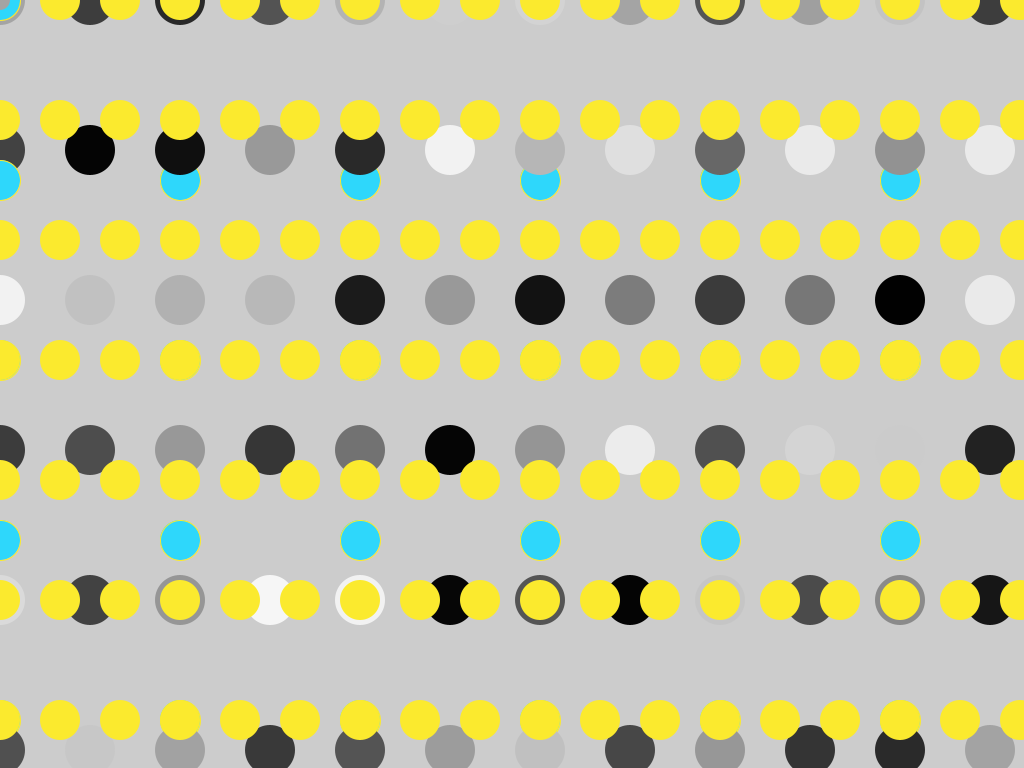
Frame 1 (no input)
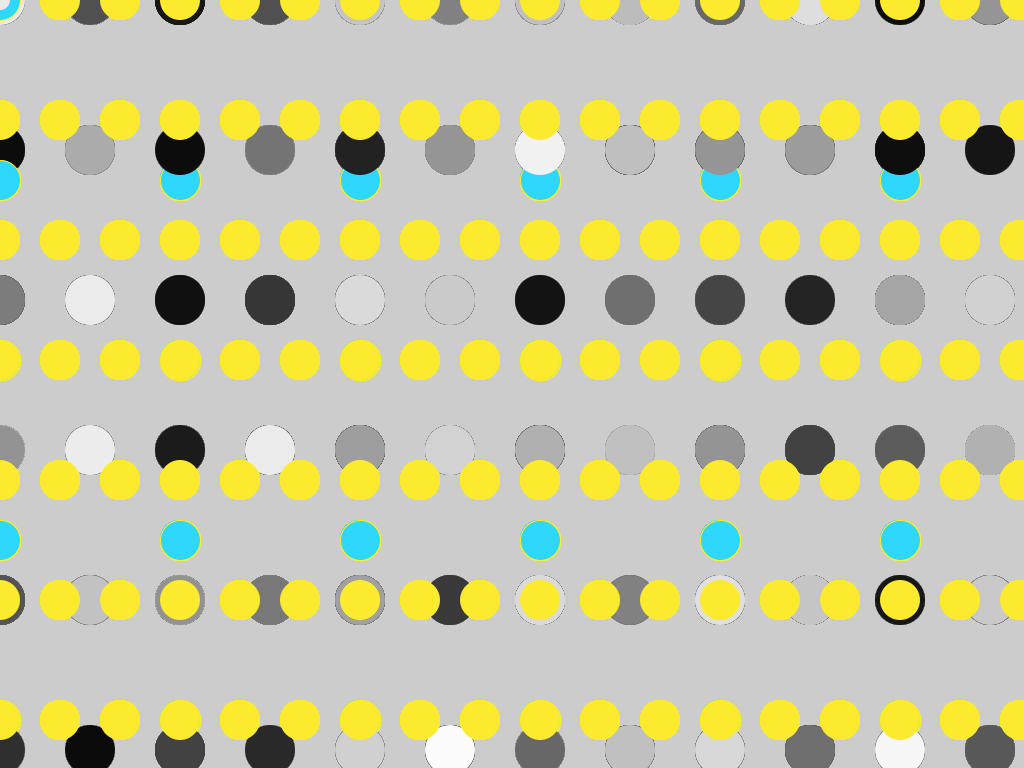
Frame 60 (the mouse pressed at the canvas centre just before this capture)
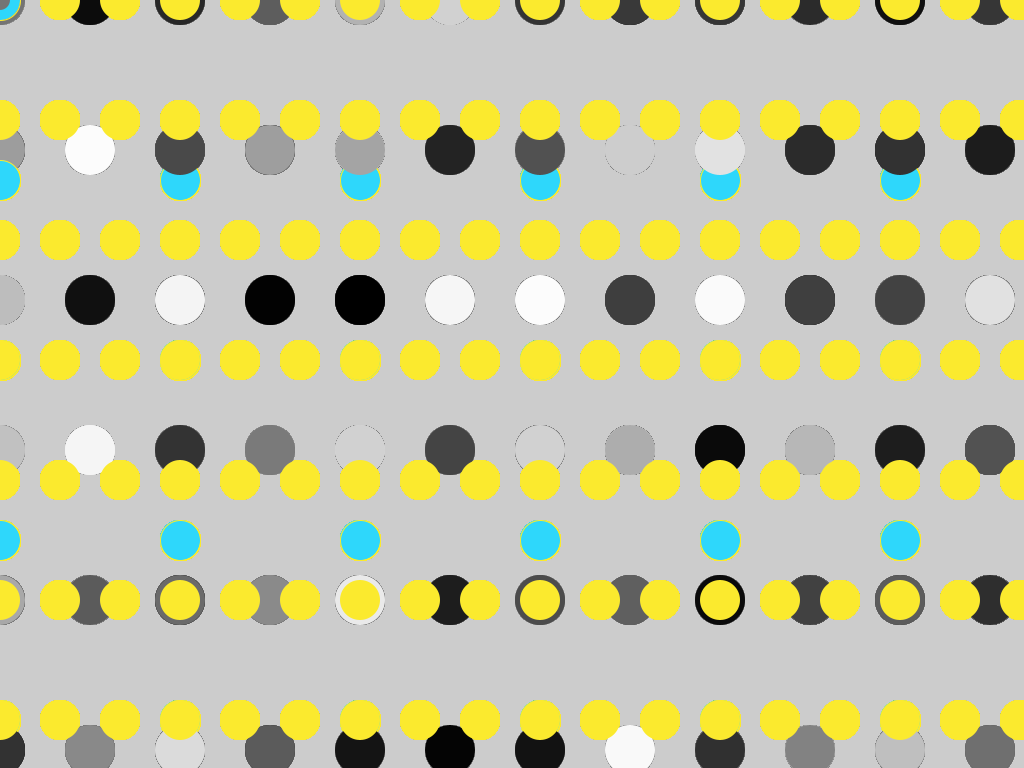
Frame 120 (the mouse held since frame 60 and released just before this capture)

The Processing sketch that drew these frames (run headless with seeded random() and noise(); from frame 60 on, the mouse is pressed at the canvas centre):

// Processing sketch: s02t01anamaria
// ── s02t01anamaria.pde
//Expresión Digital - Diseño Digital - UDD - 2016
// Ana María Ortiz
//s02t01anamaria


//canvas
void setup() {
size(1024, 768);
}

void draw() {
for (int x = 0; x <= width; x += 30) {
  for (int y = 0; y <= height; y += 30) {
    
      color a= color(251,234,46);  //amarillo
      color c= color(46,215,251);  //calipso
      float r = random(0, 255);    //random
      
      fill(r);
      noStroke();
      ellipse(x*3, y*5, 50, 50);
      
      fill(a);
      noStroke();
      ellipse(x*2, y*4, 40, 40);
      
      fill(c);
      stroke (a);
      ellipse(x*6, y*6, 40, 40);
      
      fill(r);
      noStroke();
      ellipse(x*3, y*5, 20, 20);
      
     
  }
}
}
